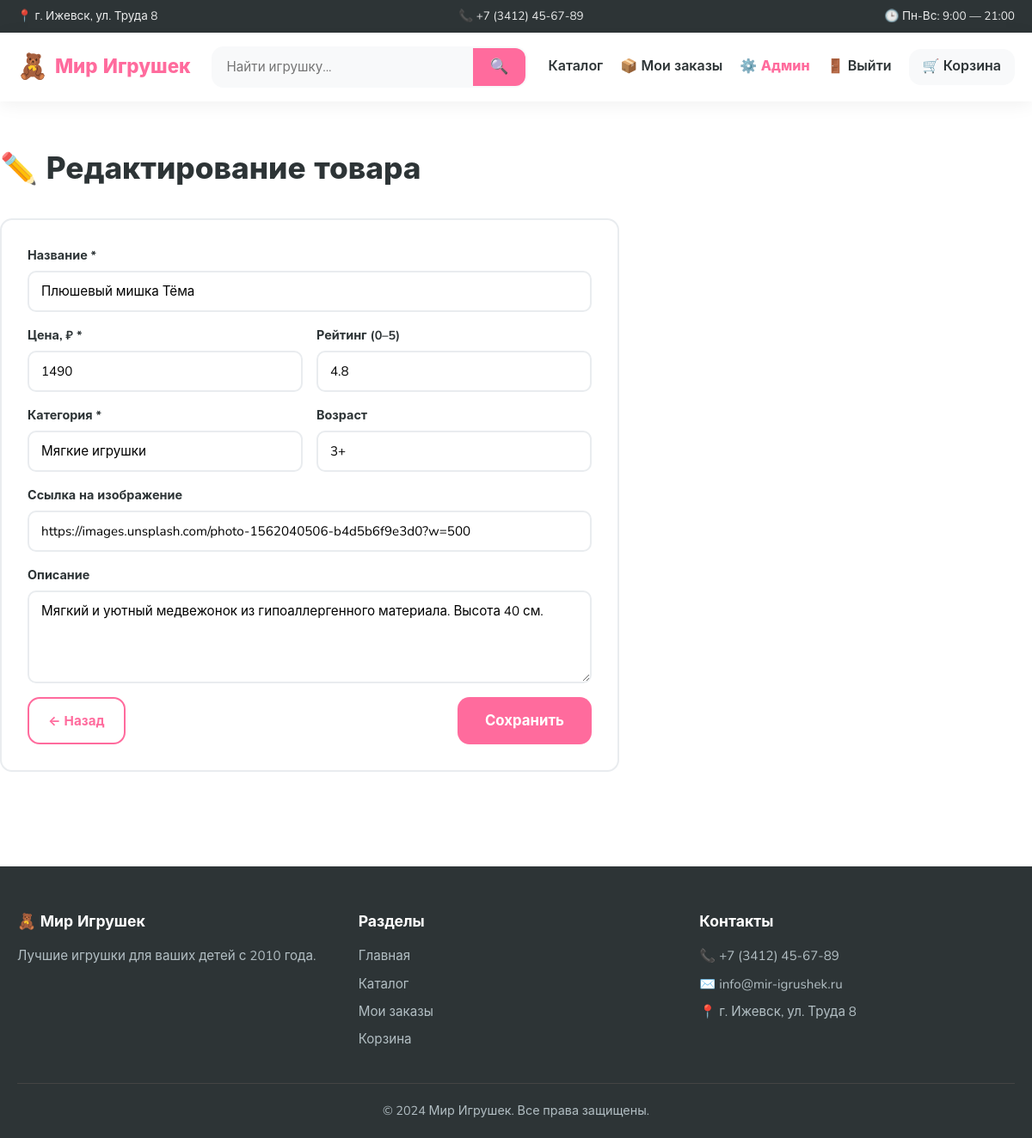
/admin/products/1/edit (signed in), run on the app's committed database.
### app.py (models this page shows)
class Toy(db.Model):
    __tablename__ = 'toys'
    id = db.Column(db.Integer, primary_key=True)
    name = db.Column(db.String(200), nullable=False, index=True)
    price = db.Column(db.Integer, nullable=False)
    category = db.Column(db.String(100), nullable=False, index=True)
    age = db.Column(db.String(20), default='3+')
    description = db.Column(db.Text, default='')
    image = db.Column(db.String(500), default='')
    rating = db.Column(db.Float, default=5.0, index=True)
    __table_args__ = (
        db.Index('ix_toys_rating_id', 'rating', 'id'),
    )

### app.py (the view, shortened to what this page needs)
@app.route('/admin/products/<int:toy_id>/edit', methods=['GET', 'POST'])
@admin_required
def admin_product_edit(toy_id):
    toy = get_toy(toy_id)
    if not toy:
        flash('Товар не найден', 'error')
        return redirect(url_for('admin_products'))
    return render_template('admin/product_form.html', toy=toy, mode='edit')

### app.py (called while the page is built)
def get_toy(toy_id):
    return db.session.get(Toy, toy_id)

def get_cart():
    return session.get('cart', {})

def cart_total_items():
    return sum(get_cart().values())

def is_admin():
    return session.get('is_admin', False)

def my_order_tokens():
    return session.get('order_tokens', [])

def admin_required(f):
    @wraps(f)
    def wrapper(*args, **kwargs):
        if not is_admin():
            flash('Требуется вход в админ-панель', 'error')
            return redirect(url_for('admin_login'))
        return f(*args, **kwargs)
    return wrapper

@app.context_processor
def inject_globals():
    return {
        'cart_count': cart_total_items(),
        'is_admin': is_admin(),
        'my_orders_count': len(my_order_tokens()),
        'shop_address': SHOP_ADDRESS,
        'shop_phone': SHOP_PHONE,
        'payment_methods': PAYMENT_METHODS,
        'deletable_statuses': DELETABLE_STATUSES,
        'toy_url': lambda toy: url_for('product',
                                       toy_id=toy.id,
                                       slug=toy_slug(toy)),
    }

@app.before_request
def _start_timer():
    g._req_start = time.perf_counter()

@app.after_request
def set_security_headers(response):
    response.headers['Referrer-Policy'] = 'no-referrer'
    response.headers['X-Content-Type-Options'] = 'nosniff'
    response.headers['X-Frame-Options'] = 'DENY'
    response.headers['Permissions-Policy'] = 'geolocation=(), microphone=(), camera=()'
    response.headers['Content-Security-Policy'] = (
        "default-src 'self'; "
        "img-src 'self' https: data:; "
        "style-src 'self' 'unsafe-inline' https://fonts.googleapis.com; "
        "font-src 'self' https://fonts.gstatic.com; "
        "script-src 'self' 'unsafe-inline'; "
        "connect-src 'self'; "
        "frame-ancestors 'none'; "
        "base-uri 'self'; "
        "form-action 'self'"
    )
    return response

### templates/admin/product_form.html (shortened to what this page needs)
{% extends 'base.html' %}
{% block content %}
<div class="container section">
    <h1 class="page-title">
        {{ '➕ Новый товар' if mode == 'new' else '✏️ Редактирование товара' }}
    </h1>
    <form method="post" class="admin-form">
        <div class="form-group">
            <label>Название *</label>
            <input type="text" name="name" required value="{{ toy.name or '' }}">
        </div>
        <div class="form-row">
            <div class="form-group">
                <label>Цена, ₽ *</label>
                <input type="number" name="price" min="0" required value="{{ toy.price or '' }}">
            </div>
            <div class="form-group">
                <label>Рейтинг (0–5)</label>
                <input type="number" name="rating" step="0.1" min="0" max="5"
                       value="{{ toy.rating or '5.0' }}">
            </div>
        </div>
        <div class="form-row">
            <div class="form-group">
                <label>Категория *</label>
                <input type="text" name="category" required value="{{ toy.category or '' }}"
                       placeholder="Мягкие игрушки">
            </div>
            <div class="form-group">
                <label>Возраст</label>
                <input type="text" name="age" value="{{ toy.age or '' }}" placeholder="3+">
            </div>
        </div>
        <div class="form-group">
            <label>Ссылка на изображение</label>
            <input type="url" name="image" value="{{ toy.image or '' }}"
                   placeholder="https://...">
        </div>
        <div class="form-group">
            <label>Описание</label>
            <textarea name="description" rows="4">{{ toy.description or '' }}</textarea>
        </div>
        <div class="checkout-actions">
            <a href="{{ url_for('admin_products') }}" class="btn btn--outline">← Назад</a>
            <button type="submit" class="btn btn--primary btn--lg">
                {{ 'Добавить' if mode == 'new' else 'Сохранить' }}
            </button>
        </div>
    </form>
</div>
{% endblock %}

### static/css/style.css (style rules this page uses)
* { margin: 0; padding: 0; box-sizing: border-box; }
:root { --primary: #ff6b9d; --primary-dark: #e74c7e; --secondary: #ffd93d; --accent: #6bcbff; --dark: #2d3436; --gray: #636e72; --light: #f8f9fa; --border: #e9ecef; --success: #00b894; --error: #e17055; --radius: 14px; --shadow: 0 4px 20px rgba(0, 0, 0, 0.06); --shadow-lg: 0 8px 30px rgba(0, 0, 0, 0.1); }
body { font-family: 'Nunito', -apple-system, BlinkMacSystemFont, sans-serif; color: var(--dark); background: #fff; line-height: 1.6; min-height: 100vh; display: flex; flex-direction: column; }
a { color: inherit; text-decoration: none; transition: color .2s; }
.container { max-width: 1200px; margin: 0 auto; padding: 0 20px; width: 100%; }
.btn { display: inline-flex; align-items: center; justify-content: center; gap: 6px; border: none; border-radius: var(--radius); font-family: inherit; font-weight: 700; cursor: pointer; transition: all .2s; text-align: center; padding: 12px 22px; font-size: .95rem; white-space: nowrap; }
.btn--primary { background: var(--primary); color: #fff; }
.btn--outline { background: transparent; color: var(--primary); border: 2px solid var(--primary); }
.btn--lg { padding: 16px 32px; font-size: 1.05rem; }
.section { padding: 50px 0; }
.page-title { font-size: 2.2rem; font-weight: 800; margin-bottom: 30px; }
.admin-form { max-width: 720px; background: #fff; border: 2px solid var(--border); border-radius: var(--radius); padding: 30px; display: flex; flex-direction: column; gap: 16px; }
.form-row { display: grid; grid-template-columns: 1fr 1fr; gap: 16px; }
.form-group { display: flex; flex-direction: column; gap: 6px; }
.form-group label { font-weight: 700; font-size: .9rem; }
.form-group input, .form-group textarea, .form-group select { padding: 12px 14px; border: 2px solid var(--border); border-radius: 10px; font-family: inherit; font-size: .95rem; outline: none; transition: border .2s; background: #fff; }
.checkout-actions { display: flex; justify-content: space-between; gap: 12px; flex-wrap: wrap; }

### data on the page
Toy: name "Плюшевый мишка Тёма", price "1490", rating "4.8", category "Мягкие игрушки", age "3+", image "https://images.unsplash.com/photo-1562040506-b4d5b6f9e3d0?w=500", description "Мягкий и уютный медвежонок из гипоаллергенного материала. Высота 40 см."

### other printed values
{{ shop_address }} "г. Ижевск, ул. Труда 8"
{{ shop_phone }} "+7 (3412) 45-67-89"
{{ '➕ Новый товар' if mode == 'new' else '✏️ Редактирование товара' }} "✏️ Редактирование товара"
{{ 'Добавить' if mode == 'new' else 'Сохранить' }} "Сохранить"
